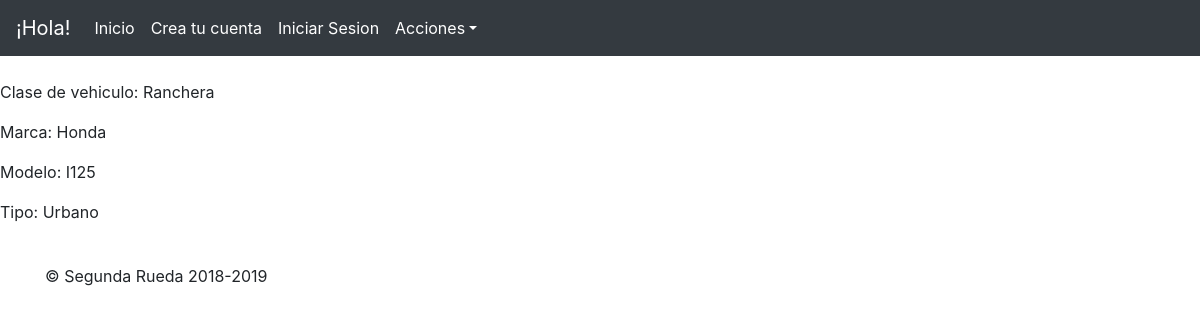
The page /vehiculos/mostrar/1/ on the database as committed earlier.
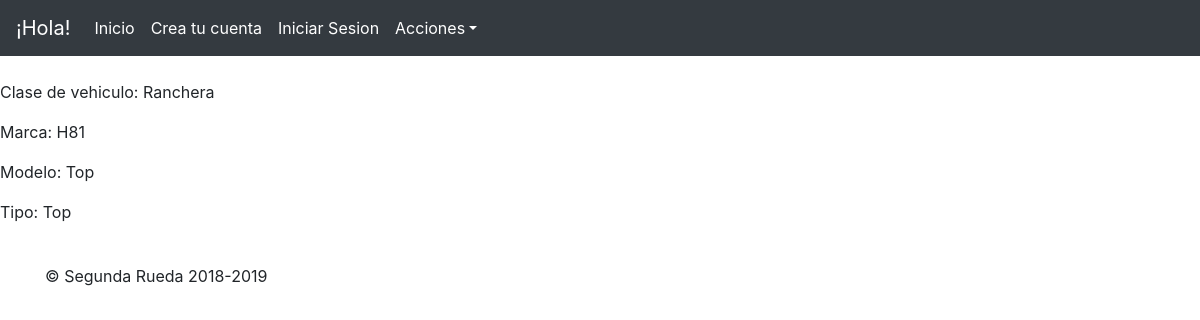
The same page on the database as committed later.
### SeRu/models.py (models this page shows, shortened)
class Vehiculo(models.Model):
	clase_vehiculo = models.CharField(null=False,max_length=100)
	marca = models.CharField(null=False,max_length=100)
	modelo = models.TextField(null=False)
	tipo = models.TextField(null=False)

### SeRu/views.py (the view)
# urls.py: url(r'^vehiculos/mostrar/(?P<pk>[0-9]+)/$',MuestraVehiculo.as_view(),name='mostrar_post'),
class MuestraVehiculo(DetailView):
	model = Vehiculo
	fields = '__all__'
	template_name='SeRu/mostrar_vehiculo.html'

### SeRu/templates/SeRu/mostrar_vehiculo.html (shortened to what this page needs)
{% extends "base.html" %}
{% block content %}
        <p>Clase de vehiculo: {{ object.clase_vehiculo }}</p>
        <p>Marca: {{ object.marca }}</p>
        <p>Modelo: {{ object.modelo }}</p>
        <p>Tipo: {{ object.tipo }}</p>
{% endblock content %}

Rows that differ between the two databases and show on the page:
changed Vehiculo "Ranchera": marca "Honda" → "H81"; modelo "I125" → "Top"; tipo "Urbano" → "Top"
